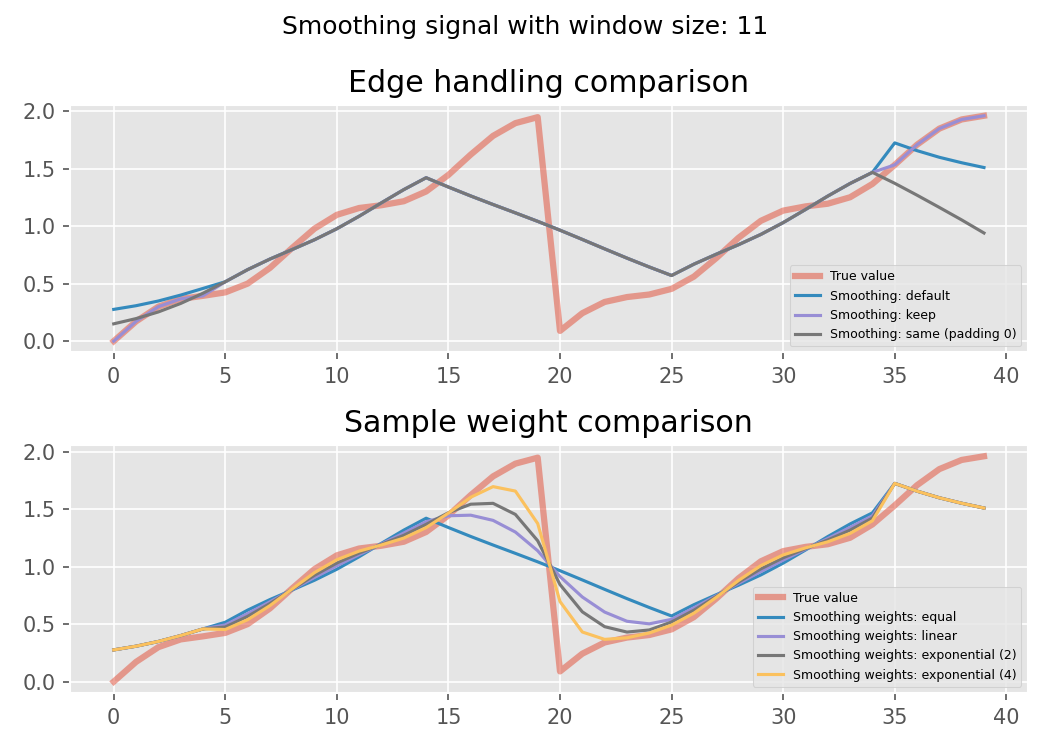
#> input picture pics/convolveComparison.png, 1050 x 750 px
$ python -i convolve.py   (imports and definitions only)
#> lines starting #> are read from the running program, lines starting #| are printed output that depends on the picture
import numpy as np

from scipy.signal import convolve


def moving_average(array, radius=1, padding="try", kernel_type="avg", kernel_exp=2):
    """
    Rolling Average with edge treatment.

    :param array: list or 1d np.ndarray

    :param smoothing_radius:
    radius
     radius of kernel, `kernel size = 2 * radius + 1`

    :param padding: str
    :type padding: str

    Padding - str
     full - extends results to padded numbers

     same - calculates average for every number, uses 0 vals

     valid- returns only average number that have full frame of values

     try - calculates number using every value it has without padding

     keep - keep raw values that can not be calculated

    :param kernel_type:
    kernel_type: str
        avg - all values have equal weight (blurred image)

        linear - linear weights, same as exp type, with `exponent weight = 1`
         example weights before norm:
          [1, 2, 3, 2, 1]

        exp - raising weight to given power in `kernel_exp` variable
         example weights before norm with kernel_exp = 2:
          [1, 4, 9, 4, 1]

    :param kernel_exp:
    kernel_exp - float, must be in range <0, inf>
     non linearity exponent before normalization
     only for `kernel_type='exp'`
     kernel_value ^ exponent

    :return:

    """
    smoothing_frames = 1 + 2 * abs(radius)
    if smoothing_frames > len(array):
        return array

    if kernel_type == "avg":
        kernel = np.ones(smoothing_frames) / smoothing_frames

    elif kernel_type == "linear":
        kernel = np.arange(radius + 1) + 1
        kernel = np.concatenate([kernel[:-1], np.flip(kernel)])
        kernel = kernel / kernel.sum()

    elif kernel_type == 'exp':
        "Exponential"
        kernel = np.arange(radius + 1) + 1
        kernel = np.concatenate([kernel[:-1], np.flip(kernel)])
        kernel = kernel ** kernel_exp
        kernel = kernel / kernel.sum()
    else:
        raise KeyError(
            f"Invalid kernel_type{kernel_type}. Use one: exp,linear,avg.")

    if padding == "same":
        out = convolve(array, kernel, 'same')

    elif padding == "try" or padding == 'keep':
        out = convolve(array, kernel, 'valid')

        if padding == "try":
            left, right = convolve_array_edges(array, radius)
            # a, b, c = len(left), len(out), len(right)
            # print(radius,a + b + c, a, b, c)
            # print(f"\tKernel: {kernel.shape}")

        else:
            left = array[:radius]
            right = array[-radius:]
            # print(len(left), len(out), len(right))

        out = np.concatenate([left, out, right])

    elif padding == "full":
        out = convolve(array, kernel, 'full')

    elif padding == 'valid':
        "valid"
        out = convolve(array, kernel, 'valid')
    else:
        raise KeyError(
            f"Invalid padding key:{padding}. Use one: valid,same,try,keep.")

    # posx[:smoothing_frames] = tempx[:smoothing_frames]
    return out


def convolve_array_edges(arr, radius):
    """
    Convolve array edges. Using available numbers.
    Sub function.

    Args:
        arr:
        radius:

    Returns
     left - convoluted list of left side

     right - convoluted list of right side

    """
    # size = 1 + 2 * abs(radius)

    left = np.zeros(radius)
    right = np.zeros(radius)

    if radius > 0:
        csum = 0
        for i, num in enumerate(arr[:radius * 2]):
            csum += num
            if i >= radius:
                left[i - radius] = csum / (i + 1)

        csum = 0
        for i, num in enumerate(arr[:-radius * 2 - 1:-1]):
            csum += num
            if i >= radius:
                right[i - radius] = csum / (i + 1)

    return left, right


__all__ = [
    "moving_average",
]

# [2 lines not run here, left out]

>>> import cv2
>>> picture = cv2.imread('../pics/convolveComparison.png', cv2.IMREAD_GRAYSCALE)
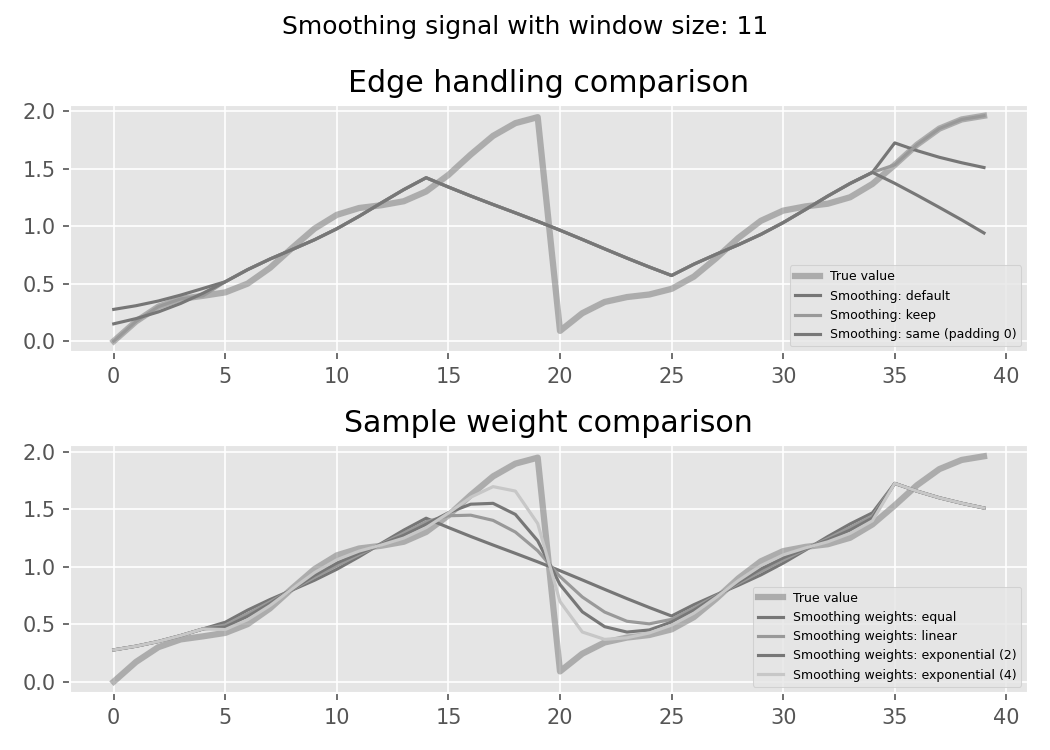
#> picture: shape (750, 1050); min 0, max 255, mean 233.5
>>> result = moving_average(picture)
#> (the run stopped early here; a loop or call above may not have finished)
